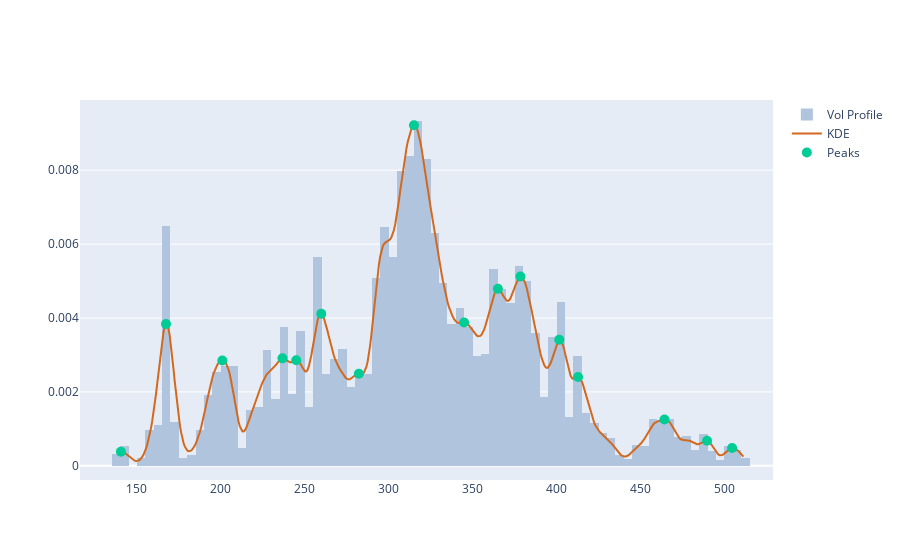

Notebook code for this chart:
### Markdown cell above
The Kernel Density Estimator (KDE) is a non-parametric method to estimate the probability density function of a continuous variable. It smooths the observed data using a kernel function, providing a continuous curve that represents the distribution of the data. KDE is useful for visualizing the underlying structure of the data, identifying modes, and comparing distributions.

### Code cell
# Volume Peaks
peaks,_ = signal.find_peaks(kdy)
pkx = xr[peaks]
pky = kdy[peaks]

pk_marker_args=dict(size=10)
fig = get_dist_plot(lulu.Close, lulu.Volume, xr, kdy)
fig.add_trace(go.Scatter(name="Peaks", x=pkx, y=pky, mode='markers', marker=pk_marker_args))

### Figure 1 — Plotly figure (JSON) as saved in the notebook; plotly's stock layout.template omitted (floating-point values rounded to 4 significant figures; data arrays with more than 128 entries replaced by an {"elided": "..."} marker saying what was removed)
{"data": [{"histfunc": "sum", "histnorm": "probability density", "marker": {"color": "#B0C4DE"}, "name": "Vol Profile", "nbinsx": 150, "type": "histogram", "x": {"elided": "1481 float values"}, "y": {"elided": "1481 float values"}}, {"marker": {"color": "#D2691E"}, "mode": "lines", "name": "KDE", "type": "scatter", "x": {"elided": "500 float values"}, "y": {"elided": "500 float values"}}, {"marker": {"size": 10}, "mode": "markers", "name": "Peaks", "type": "scatter", "x": [140.5, 167.3, 200.9, 236.7, 244.9, 259.9, 282.2, 315.1, 344.9, 365.1, 378.5, 401.6, 412.8, 464.3, 489.7, 504.6], "y": [0.0003807, 0.003837, 0.002848, 0.002908, 0.002857, 0.004114, 0.002489, 0.009217, 0.003877, 0.004789, 0.005123, 0.00341, 0.002403, 0.001252, 0.0006798, 0.0004836]}], "layout": {}}
